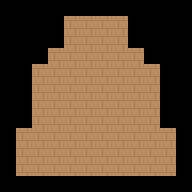

Rendered tile map (Tiled .tmx) drawn with the repository's tilesets; below, a short description and the full map source, tile grids included:
An orthogonal 12x12 tile map with 16x16 px tiles, 1 tile layer (Tile Layer 1).

<map version="1.0" tiledversion="1.1.5" orientation="orthogonal" renderorder="right-down" width="12" height="12" tilewidth="16" tileheight="16" infinite="0" nextobjectid="1">
 <tileset firstgid="1" source="../sprites/tilesets/roguelikeSheet_transparent.tsx" />
 <layer name="Tile Layer 1" width="12" height="12">
  <data encoding="csv">
348,348,348,348,348,348,348,348,348,348,348,348,
348,348,348,348,236,236,236,236,348,348,348,348,
348,348,348,348,236,236,236,236,348,348,348,348,
348,348,348,236,236,236,236,236,236,348,348,348,
348,348,236,236,236,236,236,236,236,236,348,348,
348,348,236,236,236,236,236,236,236,236,348,348,
348,348,236,236,236,236,236,236,236,236,348,348,
348,348,236,236,236,236,236,236,236,236,348,348,
348,236,236,236,236,236,236,236,236,236,236,348,
348,236,236,236,236,236,236,236,236,236,236,348,
348,236,236,236,236,236,236,236,236,236,236,348,
348,348,348,348,348,348,348,348,348,348,348,348
</data>
 </layer>
</map>
